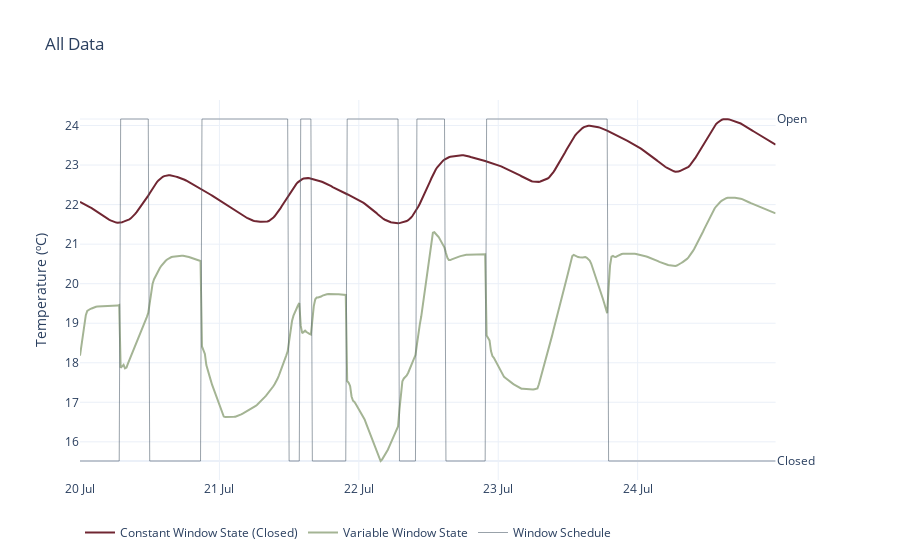

The notebook cell saved with this chart:
### Code cell
fig = make_subplots(specs=[[{"secondary_y": True}]])
fig.add_trace(go.Scatter(
    x=t00.data["West Zone"].datetimes,
    y=t00.data["West Zone"].values, 
    mode='lines',
    name="Constant Window State (Closed)"
))
fig.add_trace(go.Scatter(
    x=t01.data["West Zone"].datetimes,
    y=t01.data["West Zone"].values, 
    mode='lines',
    name="Variable Window State"
))

fig.add_trace(go.Scatter(
    x=t01.data["EastWindow"].datetimes,
    y=t01.data["EastWindow"].values, 
    mode='lines',
    name="Window Schedule",
    opacity=0.8,
    line=dict(width=0.7),
    marker_color=colorway[2]
    ), 
    secondary_y=True,
)
fig.update_layout(
                yaxis_title='Temperature (ºC)',
                title='All Data',
                yaxis2=dict(
                    tickmode = 'array',
                    tickvals = [0,1],
                    ticktext = ['Closed', 'Open']
                ),)

fig.update_xaxes(
    dtick="D1",
    tickformat='%d %b')


fig.update_layout(legend=dict(
    orientation="h",
    xanchor="left",
    # x=0.1
))

### Figure 1 — Plotly figure (JSON) as saved in the notebook; plotly's stock layout.template omitted (floating-point values rounded to 4 significant figures; data arrays with more than 128 entries replaced by an {"elided": "..."} marker saying what was removed)
{"data": [{"mode": "lines", "name": "Constant Window State (Closed)", "type": "scatter", "x": {"elided": "480 str values"}, "y": {"elided": "480 float values"}}, {"mode": "lines", "name": "Variable Window State", "type": "scatter", "x": {"elided": "480 str values"}, "y": {"elided": "480 float values"}}, {"line": {"width": 0.7}, "marker": {"color": "#495867"}, "mode": "lines", "name": "Window Schedule", "opacity": 0.8, "type": "scatter", "x": {"elided": "480 str values"}, "xaxis": "x", "y": {"elided": "480 float values"}, "yaxis": "y2"}], "layout": {"legend": {"orientation": "h", "xanchor": "left"}, "title": {"text": "All Data"}, "xaxis": {"anchor": "y", "domain": [0, 0.94], "dtick": "D1", "tickformat": "%d %b"}, "yaxis": {"anchor": "x", "domain": [0, 1], "title": {"text": "Temperature (ºC)"}}, "yaxis2": {"anchor": "x", "overlaying": "y", "side": "right", "tickmode": "array", "ticktext": ["Closed", "Open"], "tickvals": [0, 1]}}}
